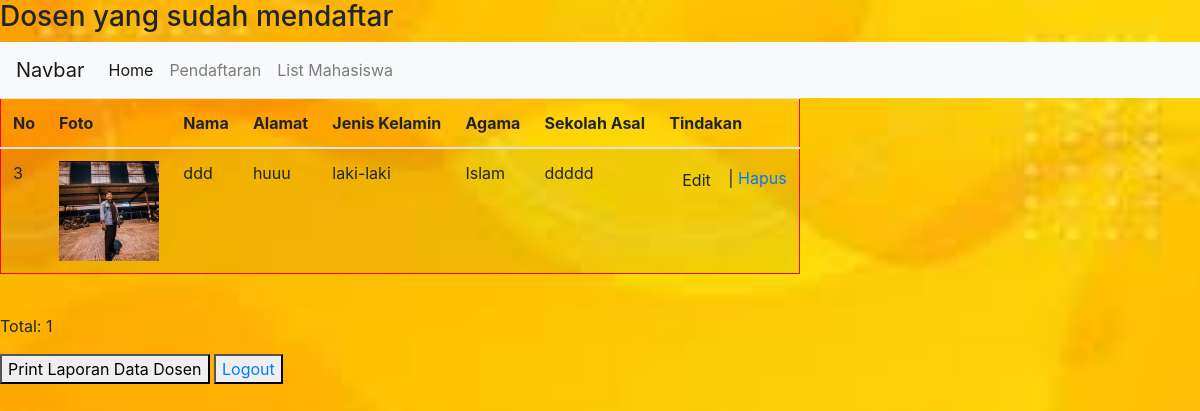
The app's page /list_dosen.php with its own data.
### tables this page shows
CREATE TABLE `dosen` (
  `id` int(11) NOT NULL,
  `foto` varchar(200) NOT NULL,
  `nama` varchar(200) NOT NULL,
  `alamat` varchar(200) NOT NULL,
  `jenis_kelamin` varchar(200) NOT NULL,
  `agama` varchar(200) NOT NULL,
  `lulusan_universitas` varchar(200) NOT NULL
);

### list_dosen.php (the view, shortened to what this page needs)
<?php include("config.php"); ?>
    <!DOCTYPE html>
    <html>
        <head>
        <link rel="stylesheet" href="home.css">
        <link rel="stylesheet" href="https://cdn.jsdelivr.net/npm/bootstrap@4.6.2/dist/css/bootstrap.min.css">
        </head>
        <body>
            <header>
                <h3>Dosen yang sudah mendaftar</h3>
            </header>
            <nav class="navbar navbar-expand-lg navbar-light bg-light">
      <a class="navbar-brand" href="">Navbar</a>
      <div class="collapse navbar-collapse" id="navbarNav">
        <ul class="navbar-nav">
          <li class="nav-item active">
            <a class="nav-link" href="home.php">Home <span class="sr-only">(current)</span></a>
          </li>
          <li class="nav-item">
            <a class="nav-link" href="form_daftar_dosen.php">Pendaftaran</a>
          </li>
          <li class="nav-item">
            <a class="nav-link" href="list_mahasiswa.php">List Mahasiswa</a>
          </li>
        </ul>
      </div>
    </nav>
            <div class="table-responsive-md">
            <table class="table table-striped" style="width: 800px; border : solid red 1px;">
                <thead>
                    <tr>
                        <th scope="col">No</th>
                        <th scope="col">Foto</th>
                        <th scope="col">Nama</th>
                        <th scope="col">Alamat</th>
                        <th scope="col">Jenis Kelamin</th>
                        <th scope="col">Agama</th>
                        <th scope="col">Sekolah Asal</th>
                        <th scope="col">Tindakan</th>
                        </tr>
    </thead>
    <tbody>
    <?php
    $sql = "SELECT * FROM dosen";
    $query = mysqli_query($conn, $sql);
    while($siswa = mysqli_fetch_array($query)){
    echo "<tr>";
    echo "<td scope = row>".$siswa['id']."</td>";
    echo "<td scope = row><img src='images/".$siswa['foto']."' width='100' height='100'></td>";
    echo "<td scope = row>".$siswa['nama']."</td>";
    echo "<td scope = row >".$siswa['alamat']."</td>";
    echo "<td scope = row>".$siswa['jenis_kelamin']."</td>";
    echo "<td scope = row>".$siswa['agama']."</td>";
    echo "<td scope = row>".$siswa['lulusan_universitas']."</td>";
    echo "<td>";
    echo "<a class= btn btn-warning href='form_edit_dosen.php?id=".$siswa['id']."'>Edit</a> | ";
    echo "<a  href='hapus_dosen.php?id=".$siswa['id']."'>Hapus</a>";
    echo "</td>";
    echo "</tr>";
    }
    ?>
    </tbody>
    </table>
    <BR>
    <p>Total: <?php echo mysqli_num_rows($query) ?></p>
    <button onclick="window.print()">Print Laporan Data Dosen</button>
    <button><a href="register.php">Logout</a></button>
    </div>
    </body>
    </html>

### home.css (style rules this page uses)
html { margin: 0; padding: 0; width: 100%; }
body { margin: 0; padding: 0; width: 100%; height: 100%; background-image: url(images/yellowe.png); background-repeat: no-repeat; background-size: cover; display: block; }

### records on screen
dosen: id "3", foto (picture), nama "ddd", alamat "huuu", jenis_kelamin "laki-laki", agama "Islam", lulusan_universitas "ddddd"

### other values on screen
mysqli_num_rows($query) "1"
